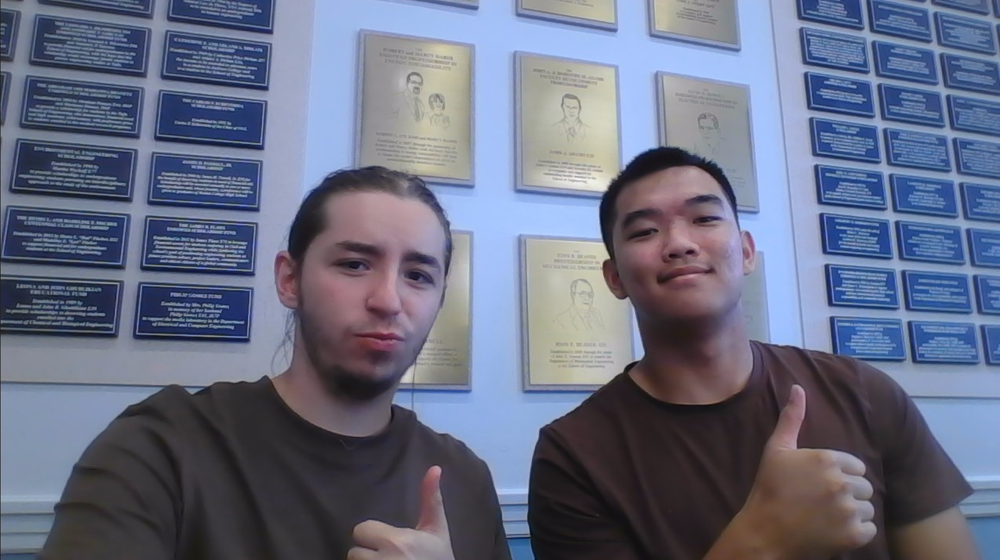
#> input picture Codrin's Projects/AI in Mobile Robotics/image processing/Codrin Crismariu.png, 1000 x 560 px, shrunk from 1704 x 954 before the run
$ python -i morphology.py   (imports and definitions only)
#> lines starting #> are read from the running program, lines starting #| are printed output that depends on the picture
"""Binary morphology operations for the threshold UI.

Every function takes and returns a uint8 image whose pixels are 0 or 255,
with white (255) as the foreground -- the convention OpenCV's morphology
assumes. Flip the UI's "invert" slider to treat dark regions as foreground
instead.

Erosion, dilation, opening, closing and hit-or-miss delegate to OpenCV.
Thinning and pruning are implemented here: they need a topology-preserving
iterative algorithm that lives in opencv-contrib (cv2.ximgproc.thinning),
which the plain opencv-python wheel does not ship.
"""

from __future__ import annotations

import cv2
import numpy as np

SHAPES = {
    "rect": cv2.MORPH_RECT,
    "cross": cv2.MORPH_CROSS,
    "ellipse": cv2.MORPH_ELLIPSE,
}
SHAPE_NAMES = list(SHAPES)

# Hit-or-miss structuring elements: 1 = must be foreground, -1 = must be
# background, 0 = don't care.
HITMISS_PATTERNS: dict[str, np.ndarray] = {
    "isolated point": np.array(
        [[-1, -1, -1], [-1, 1, -1], [-1, -1, -1]], dtype=np.int8
    ),
    "line endpoint": np.array([[-1, -1, -1], [-1, 1, -1], [0, 1, 0]], dtype=np.int8),
    "top-left corner": np.array([[-1, -1, -1], [-1, 1, 1], [-1, 1, 0]], dtype=np.int8),
    "interior point": np.array([[0, 1, 0], [1, 1, 1], [0, 1, 0]], dtype=np.int8),
}
HITMISS_NAMES = list(HITMISS_PATTERNS)

# Offsets of the 8 neighbours, as (row shift, column shift).
_NEIGHBOURS = ((-1, 0), (-1, 1), (0, 1), (1, 1), (1, 0), (1, -1), (0, -1), (-1, -1))


def kernel(shape: str, size: int) -> np.ndarray:
    """Structuring element of the given shape, forced to an odd size."""
    size = max(1, size | 1)
    return cv2.getStructuringElement(SHAPES[shape], (size, size))


def erode(image, shape="rect", size=3, iterations=1):
    """Shrink foreground regions; drops small bright specks, thins bridges."""
    return cv2.erode(image, kernel(shape, size), iterations=iterations)


def dilate(image, shape="rect", size=3, iterations=1):
    """Grow foreground regions; fills small gaps, joins nearby components."""
    return cv2.dilate(image, kernel(shape, size), iterations=iterations)


# [22 lines left out: functions opening, closing, hit_or_miss, not called in this run]


def boundary(image, shape="rect", size=3, iterations=1):
    """Inner boundary: A - erosion(A), a one-pixel outline of each region."""
    return cv2.subtract(image, erode(image, shape, size, iterations))


def outer_boundary(image, shape="rect", size=3, iterations=1):
    """Outer boundary: dilation(A) - A, an outline just outside each region."""
    return cv2.subtract(dilate(image, shape, size, iterations), image)


def gradient(image, shape="rect", size=3, iterations=1):
    """Morphological gradient: dilation(A) - erosion(A), a thicker outline."""
    return cv2.subtract(
        dilate(image, shape, size, iterations), erode(image, shape, size, iterations)
    )


# [83 lines left out: functions _neighbour_stack, _thinning_pass, thin, _endpoints, prune, not called in this run]


def skeleton_ops_note() -> str:
    """One line on why thinning is hand-rolled -- printed by the UI."""
    return "thin/prune run in numpy (cv2.ximgproc is contrib-only), so they are slower"

>>> import cv2
>>> picture = cv2.imread('Codrin Crismariu.png')
#> picture is the input picture: shape (560, 1000, 3); mean B, G, R 131, 109.5, 103.7
>>> result = gradient(picture)
#> in dilate, `return cv2.dilate(image, kernel(shape, size), iterations=iterations)`:
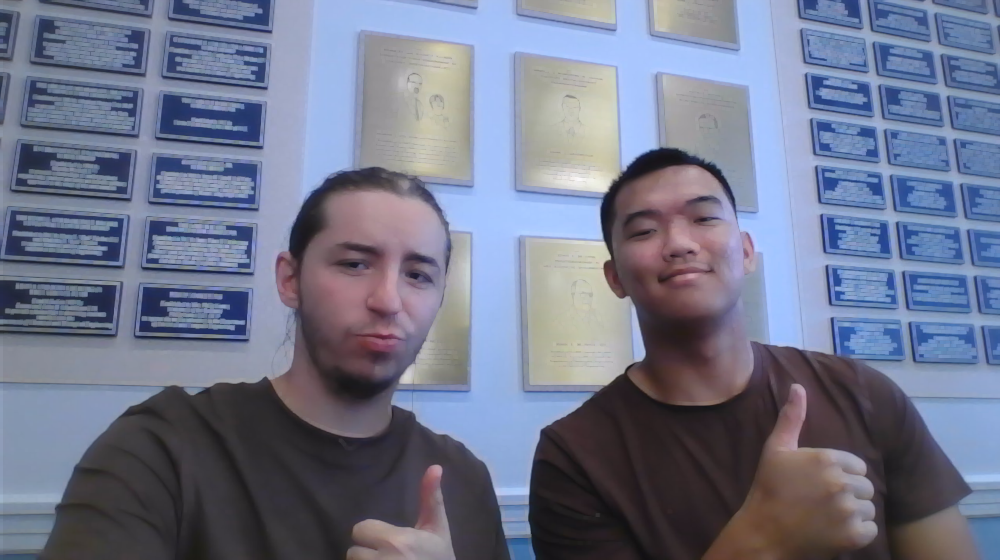
#> returned value: shape (560, 1000, 3); mean of channels 0, 1, 2 139.9, 118.3, 112.6; drawn as B, G, R
#> in erode, `return cv2.erode(image, kernel(shape, size), iterations=iterations)`:
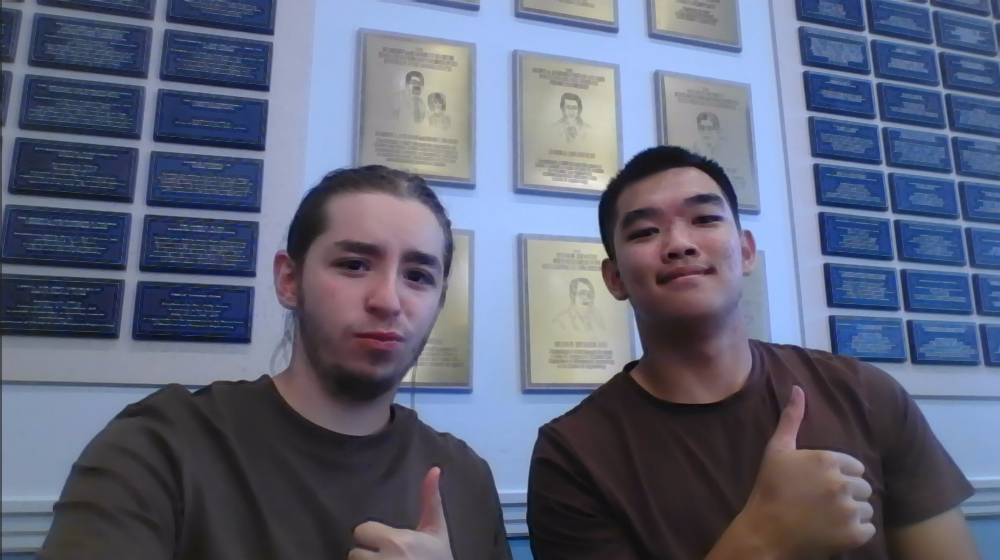
#> returned value: shape (560, 1000, 3); mean of channels 0, 1, 2 122.3, 101, 95.1; drawn as B, G, R
#> in gradient, `return cv2.subtract( dilate(image, shape, size, iterations), erode(ima..`:
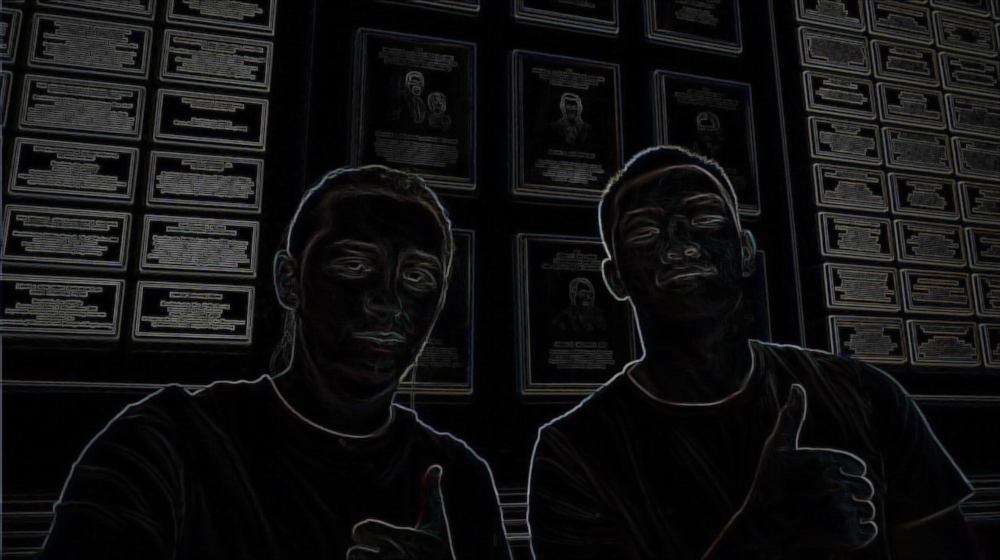
#> returned value: shape (560, 1000, 3); mean of channels 0, 1, 2 17.6, 17.3, 17.5; drawn as B, G, R
